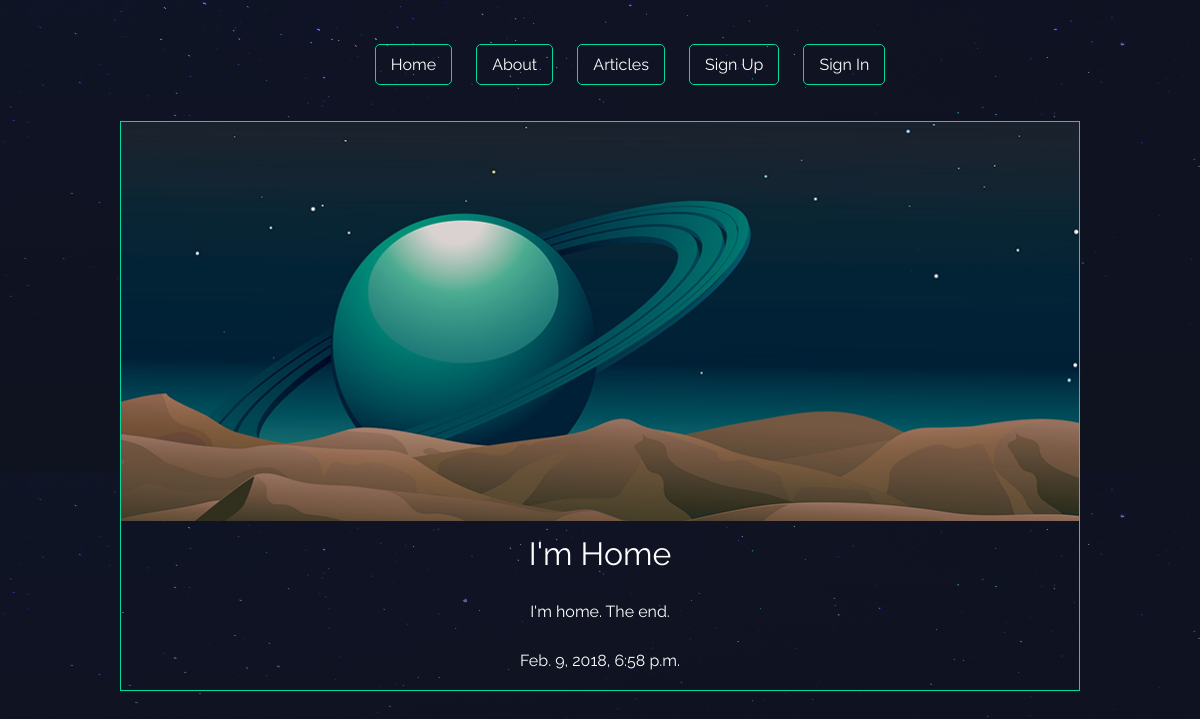
Screenshot of /articles/i-m-home/ with the database file from the repository.
### articles/models.py (models this page shows, shortened)
class Article(models.Model):  # Inheriting basic functionaliites
    title = models.CharField(max_length=100)
    slug = models.SlugField()
    body = models.TextField()
    date = models.DateTimeField(auto_now_add=True)
    thumbnail = models.ImageField(default='default.png',blank=True)
    author = models.ForeignKey(User,default=None,on_delete=models.CASCADE)

### articles/views.py (the view)
# urls.py: re_path(r'^(?P<slug>[\w-]+)/$',views.article_details,name='details'),
def article_details(request,slug):
	article = Article.objects.get(slug=slug)
	context = {
		"article" : article
	}
	return render(request,'articles/article_details.html',context)

### articles/templates/articles/article_details.html (shortened to what this page needs)
{% extends 'layout.html' %}
{% block content %}
<div class="article-detail">
	<div class="article">
	<img class="thumb" src="{{ article.thumbnail.url }}">
	<h1> {{article.title}} </h1>
	<p>{{ article.body }} </p>
	<p>{{ article.date }} </p>
</div>
</div>
{% endblock %}

### assets/styles.css (style rules this page uses)
body { background-color: #0f121f; background-image: url(/static/stars.png); background-repeat-y: no-repeat; color: #fff; }
body * { font-family: 'Raleway', sans-serif; }
h1, h2, h3, h4, h5 { font-weight: normal; margin: 0; }
.article { padding: 10px; border: 1px solid #00dba0; position: relative; padding-bottom: 40px; }
.article-detail .article { padding: 0; }
.article-detail .article img { max-width: 100%; }
.article-detail .article p { margin: 10px 20px }
.thumb { max-width: 100%; }
.article-detail h1, .article-detail p { text-align: center; padding: 10px; }

### rows the page displays
Article: thumbnail (placeholder picture), title "I'm Home", body "I'm home. The end.", date "Feb. 9, 2018, 6:58 p.m."
